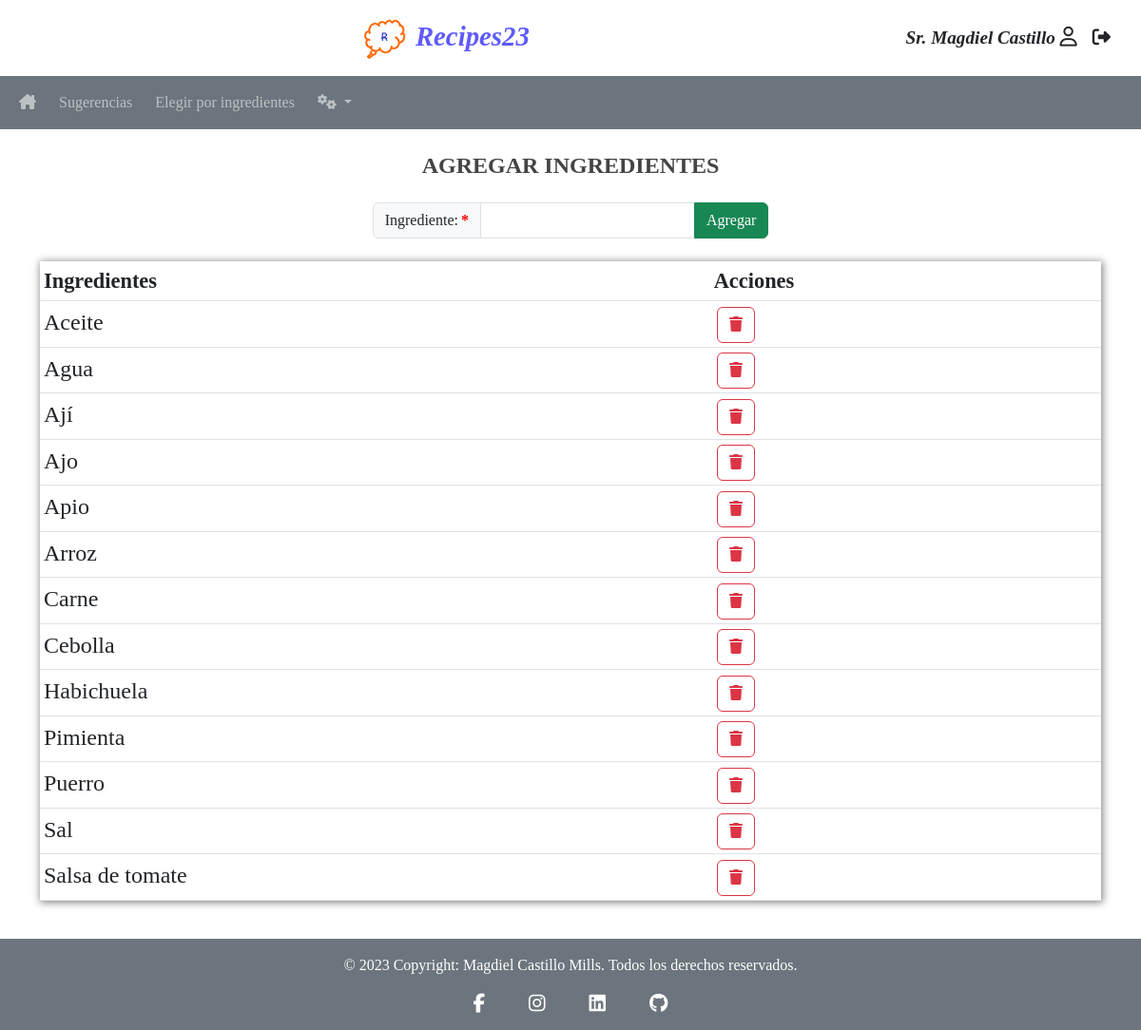
The app's page /views/add-ingredients.php (signed in) with its own data.
### tables this page shows
CREATE TABLE `ingredients` (
  `id` int NOT NULL AUTO_INCREMENT,
  `ingredient` varchar(50) NOT NULL,
  `username` varchar(30) NOT NULL,
  `created_at` timestamp default current_timestamp,
  `updated_at` timestamp default current_timestamp,
  PRIMARY KEY (`id`),
  CONSTRAINT `fk_ingredients_users` FOREIGN KEY (`username`) REFERENCES `users` (`username`)
);

### views/add-ingredients.php (the view, shortened to what this page needs)
<?php
require_once ("../config/db_Connection.php");
require_once ("../modules/head.php");
require_once ("../modules/nav.php");
?>
<main class="container p-4">
    <div class="row text-center justify-content-center">
    <h3>AGREGAR INGREDIENTES</h3>
        <form method="POST" action="../actions/create.php" autocomplete="on" class="mt-3 col-auto" onsubmit="return validation('add_ingredient', /[a-zA-Z\t\h]+|(^$)/ )">
            <div class="input-group mb-4">
                <label  class="input-group-text is-required" for="add_ingredient">Ingrediente: </label>
                <input  class="form-control" type="text" id="add_ingredient" name="add_ingredient" pattern="[a-zA-Z áéíóúÁÉÍÓÚñÑ]+" minlength="2" maxlength="20" autofocus required>
                <input class="btn btn-success" type="submit" value="Agregar">
            </div>
        </form>
    </div>
    <div class="row">
         <?php
            $sql = "SELECT ingredient FROM ingredients WHERE username = '" . $_SESSION['username'] . "' ORDER BY ingredient;";
            $result = $conn -> query($sql);
            if($result -> num_rows > 0){
        ?>
        <table class="table table-sm p-4 col-auto">
            <thead>
                <tr class="bg-primary">
                    <th>Ingredientes</th>
                    <th>Acciones</th>
                </tr>
            </thead>
            <tbody>
            <?php
                while($row = $result -> fetch_assoc()){
                    $html = "<tr>";
                    $html .= "<td>" . ucfirst($row['ingredient']) . "</td>";
                    $html .= "<td>";
                    $html .= "<a href='../actions/delete.php?ingredientname=" . $row['ingredient'] . "' " . "class='btn btn-outline-danger' title='Eliminar'><i class='fa-solid fa-trash'></i></a>";
                    $html .= "</td>";
                    $html .= "</tr>";
                    echo $html;
                }
            ?>
            </tbody>
        </table>
            <?php
            } else {
                $html = "<p>";
                $html .= "Agregue los ingredientes...";
                $html .= "</p>";
                echo $html;
            }
            ?>
    </div>
</main>
<?php
require_once ("../modules/footer.php");
?>

### css/styles.css (style rules this page uses)
* { font-family:'Times New Roman', Times, serif; }
main { min-height: calc(100vh - 7.1rem); }
h3 { font-size: 1.5rem; color: #444; font-weight: bold; }
.btn-outline-danger { margin-left: 0.2rem; }
table { box-shadow: 1px 1px 8px 1px #888; }
thead { background-color:#444444; }
thead tr { font-weight: bold; font-size: 1.4rem; color:#ffffff; }
tbody { background-color:rgb(255, 246, 234); }
table td a { text-decoration:none; color: rgb(22, 182, 4); }
table td, p, ul li, ol li, li a { font-size: 1.5rem; color: rgb(22, 182, 4); text-decoration: none; }
label, select, input, option { font-size: 1.2rem; }
.is-required:after { content: '*'; margin-left: 3px; color: red; font-weight: bold; }

### records on screen
ingredients: ingredient "Aceite"
ingredients: ingredient "Agua"
ingredients: ingredient "Ají"
ingredients: ingredient "Ajo"
ingredients: ingredient "Apio"
ingredients: ingredient "Arroz"
ingredients: ingredient "Carne"
ingredients: ingredient "Cebolla"
ingredients: ingredient "Habichuela"
ingredients: ingredient "Pimienta"
ingredients: ingredient "Puerro"
ingredients: ingredient "Sal"
ingredients: ingredient "Salsa de tomate"

### other values on screen
$_SESSION['title'] "Sr."
$_SESSION['firstname'] "Magdiel"
$_SESSION['lastname'] "Castillo"
